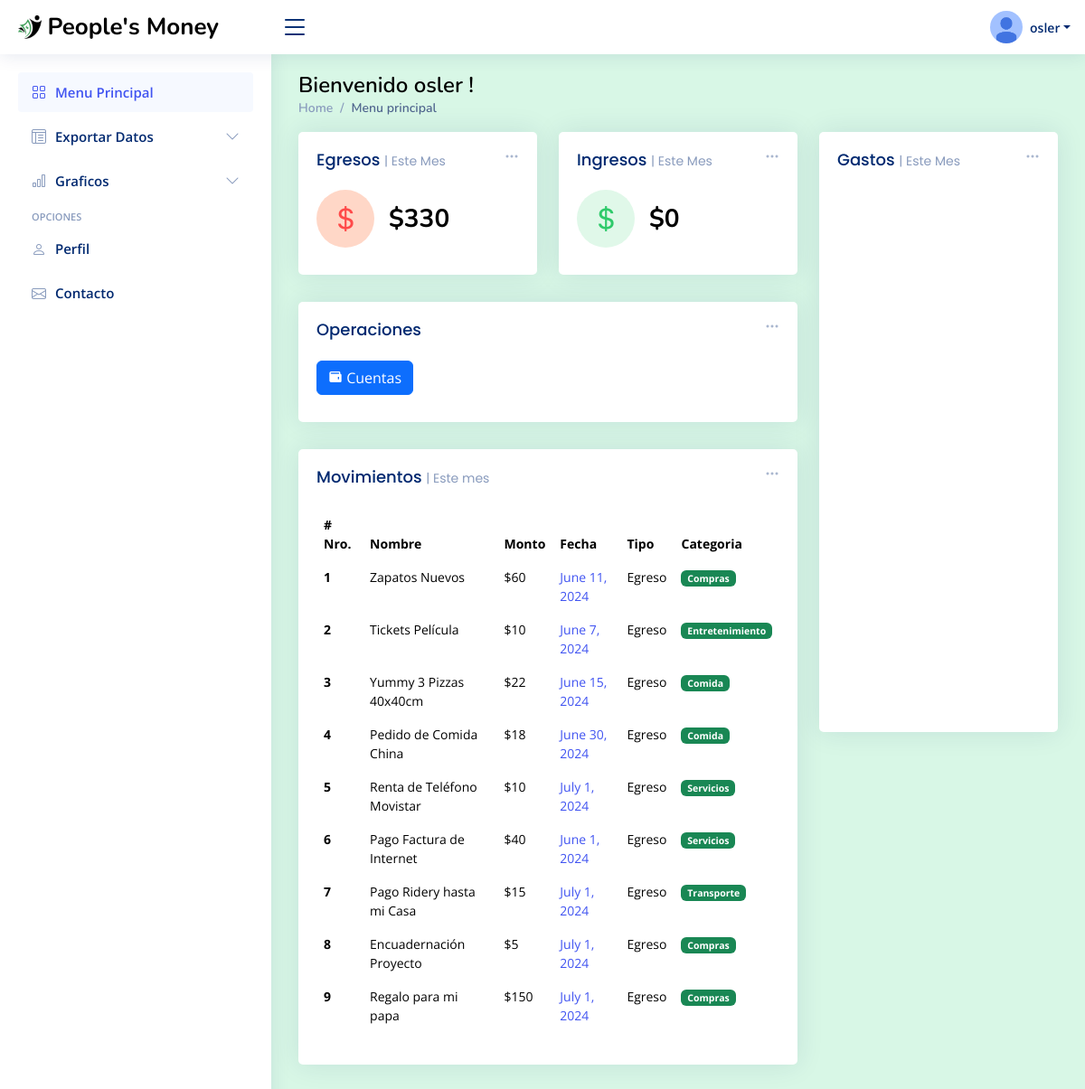
The app's page / (signed in) with its own data.
### home/models.py (models this page shows)
class Expense(models.Model):
    user = models.ForeignKey(User, default=1, on_delete=models.CASCADE)
    name = models.CharField(max_length=100, default='something')
    type = models.CharField(max_length=10, choices=ADD_OP_CHOICES, default='Egreso')
    qty = models.IntegerField(default=0)
    date = models.DateField(default=now)
    category = models.CharField(max_length=20, choices=SELECT_CATEGORY_CHOICES, default='Comida')

### home/views.py (the view, shortened to what this page needs)
# urls.py: 2. Add a URL to urlpatterns:  path('', views.home, name='home')
@login_required(login_url='/login/')
def home(request):
	EXPENSE_TYPES = [type[0] for type in ADD_OP_CHOICES]  # Extract type values
	queryset = Expense.objects.all()
	if request.GET.get('search'):
		queryset = queryset.filter(
			name__icontains=request.GET.get('search'))
	type_totals = {
		type: sum(expense.qty for expense in queryset if expense.type == type)
		 for type in EXPENSE_TYPES
	}
	total_sum = sum(type_totals.values())
	context = {'expenses': queryset, 'type_totals': type_totals, 'total_sum': total_sum,}  # Include Category model
	return render(request, 'base.html', context)

### home/templates/base.html (shortened to what this page needs)
{% load static %}
<!DOCTYPE html>
<html lang="es">
<head>
  <link href="/static/vendor/bootstrap/css/bootstrap.min.css" rel="stylesheet">
  <link href="/static/vendor/bootstrap-icons/bootstrap-icons.css" rel="stylesheet">
  <link href="/static/vendor/boxicons/css/boxicons.min.css" rel="stylesheet">
  <link href="/static/vendor/quill/quill.snow.css" rel="stylesheet">
  <link href="/static/vendor/quill/quill.bubble.css" rel="stylesheet">
  <link href="/static/vendor/remixicon/remixicon.css" rel="stylesheet">
  <link href="/static/vendor/simple-datatables/style.css" rel="stylesheet">
  <link href="/static/css/style.css" rel="stylesheet">
</head>
<body>
  <header id="header" class="header fixed-top d-flex align-items-center">
    <div class="d-flex align-items-center justify-content-between">
      <a href="" class="logo d-flex align-items-center">
        <img src="/static/img/logo.png" alt="">
        <span class="d-none d-lg-block">People's Money</span>
      </a>
      <i class="bi bi-list toggle-sidebar-btn"></i>
    </div>
    <nav class="header-nav ms-auto">
      <ul class="d-flex align-items-center">
        <li class="nav-item dropdown pe-3">
          <a class="nav-link nav-profile d-flex align-items-center pe-0" href="#" data-bs-toggle="dropdown">
            <img src="/static/img/profile-img.jpg" alt="Profile" class="rounded-circle">
            <span class="d-none d-md-block dropdown-toggle ps-2">{{request.user.username}}</span>
          </a>
            </li>
          </ul>
    </nav>
  </header>
  <aside id="sidebar" class="sidebar">
    <ul class="sidebar-nav" id="sidebar-nav">
      <li class="nav-item">
        <a class="nav-link " href="{% url 'home'%}">
          <i class="bi bi-grid"></i>
          <span>Menu Principal</span>
        </a>
      </li>
      <li class="nav-item">
        <a class="nav-link collapsed" data-bs-target="#tables-nav" data-bs-toggle="collapse" href="#">
          <i class="bi bi-layout-text-window-reverse"></i><span>Exportar Datos</span><i class="bi bi-chevron-down ms-auto"></i>
        </a>
      </li>
      <li class="nav-item">
        <a class="nav-link collapsed" data-bs-target="#charts-nav" data-bs-toggle="collapse" href="#">
          <i class="bi bi-bar-chart"></i><span>Graficos</span><i class="bi bi-chevron-down ms-auto"></i>
        </a>
      </li>
      <li class="nav-heading">Opciones</li>
      <li class="nav-item">
        <a class="nav-link collapsed" href="{% url 'profile'%}">
          <i class="bi bi-person"></i>
          <span>Perfil</span>
        </a>
      </li>
      <li class="nav-item">
        <a class="nav-link collapsed" href="">
          <i class="bi bi-envelope"></i>
          <span>Contacto</span>
        </a>
      </li>
  </aside>
  <main id="main" class="main">
    <div class="pagetitle">
      <h1>Bienvenido {{request.user.username}} !</h1>
      <nav>
        <ol class="breadcrumb">
          <li class="breadcrumb-item"><a href="{% url 'home'%}">Home</a></li>
          <li class="breadcrumb-item active">Menu principal</li>
        </ol>
      </nav>
    </div>
    <section class="section dashboard">
      <div class="row">
        <div class="col-lg-8">
          <div class="row">
            <div class="col-xxl-4 col-md-6">
              <div class="card info-card sales-card">
                <div class="filter">
                  <a class="icon" href="#" data-bs-toggle="dropdown"><i class="bi bi-three-dots"></i></a>
                </div>
                <div class="card-body">
                  <h5 class="card-title">Egresos <span>| Este Mes</span></h5>
                  <div class="d-flex align-items-center">
                    <div class="card-icon rounded-circle d-flex align-items-center justify-content-center">
                      <i class="bi bi-currency-dollar"></i>
                    </div>
                    <div class="ps-3">
                      {% for type, total in type_totals.items %}
                      {% if type == 'Egreso' %}  <h6>${{ total }}</h6>  {% endif %}
                      {% endfor %}
                    </div>
                  </div>
                </div>
              </div>
            </div>
            <div class="col-xxl-4 col-md-6">
              <div class="card info-card revenue-card">
                <div class="filter">
                  <a class="icon" href="#" data-bs-toggle="dropdown"><i class="bi bi-three-dots"></i></a>
                </div>
                <div class="card-body">
                  <h5 class="card-title">Ingresos <span>| Este Mes</span></h5>
                  <div class="d-flex align-items-center">
                    <div class="card-icon rounded-circle d-flex align-items-center justify-content-center">
                      <i class="bi bi-currency-dollar"></i>
                    </div>
                    <div class="ps-3">
                      {% for type, total in type_totals.items %}
                      {% if type == 'Ingreso' %}  <h6>${{ total }}</h6>  {% endif %}
                      {% endfor %}
                    </div>
                  </div>
                </div>
              </div>
            </div>
            <div class="col-xxl-4 col-xl-12">
              <div class="card info-card customers-card">
                <div class="filter">
                  <a class="icon" href="#" data-bs-toggle="dropdown"><i class="bi bi-three-dots"></i></a>
                </div>
                <div class="card-body">
                  <h5 class="card-title">Operaciones</h5>
                  <form action="{% url 'expenses' %}">
                    <button type="submit" class="btn btn-primary" ><i class="bx bxs-wallet"></i>  Cuentas </button>
                  </form>
                </div>
              </div>
            </div>
            <div class="col-12">
              <div class="card recent-sales overflow-auto">
                <div class="filter">
                  <a class="icon" href="#" data-bs-toggle="dropdown"><i class="bi bi-three-dots"></i></a>
                </div>
                <div class="card-body">
                  <h5 class="card-title">Movimientos <span>| Este mes</span></h5>
                  <table class="table table-borderless datatable">
                    <thead>
                      <tr>
                        <th scope="col"># Nro.</th>
                        <th scope="col">Nombre</th>
                        <th scope="col">Monto</th>
                        <th scope="col">Fecha</th>
                        <th scope="col">Tipo</th>
                        <th scope="col">Categoria</th>
                      </tr>
                    </thead>
                    <tbody>
                      {% for expense in expenses %}
                      <tr>
                        <th scope="row">{{forloop.counter}}</th>
					              <td>{{expense.name}}</td>
					              <td>${{expense.qty}}</td>
					              <td><a class="text-primar">{{expense.date}}</a></td>
					              <td>{{expense.type}}</td>
					              <td><span class="badge bg-success">{{expense.category}}</span></td>
                      <tr>
                      {% endfor %}
                    </tbody>
                  </table>
                </div>
              </div>
            </div>
          </div>
        </div>
        <div class="col-lg-4">
          <div class="card">
            <div class="filter">
              <a class="icon" href="#" data-bs-toggle="dropdown"><i class="bi bi-three-dots"></i></a>
            </div>
            <div class="card-body pb-0">
              <h5 class="card-title">Gastos <span>| Este Mes</span></h5>
              <div id="pieChart" style="min-height: 600px;" class="echart"></div>
          </div>
        </div>
      </div>
    </section>
  </main>
</body>
</html>

### home/static/css/style.css (style rules this page uses)
:root { scroll-behavior: smooth; }
body { font-family: "Open Sans", sans-serif; background: #d8f7e6; color: #444444; }
a { color: #4154f1; text-decoration: none; }
h1, h2, h3, h4, h5, h6 { font-family: "Nunito", sans-serif; }
#main { margin-top: 60px; padding: 20px 30px; transition: all 0.3s; }
.pagetitle { margin-bottom: 10px; }
.pagetitle h1 { font-size: 24px; margin-bottom: 0; font-weight: 600; color: #000; }
.card { margin-bottom: 30px; border: none; border-radius: 5px; box-shadow: 0px 0 30px rgba(1, 41, 112, 0.1); }
.card-title { padding: 20px 0 15px 0; font-size: 18px; font-weight: 500; color: #012970; font-family: "Poppins", sans-serif; }
.card-title span { color: #899bbd; font-size: 14px; font-weight: 400; }
.card-body { padding: 0 20px 20px 20px; }
.breadcrumb { font-size: 14px; font-family: "Nunito", sans-serif; color: #899bbd; font-weight: 600; }
.breadcrumb a { color: #899bbd; transition: 0.3s; }
.breadcrumb .breadcrumb-item::before { color: #899bbd; }
.breadcrumb .active { color: #51678f; font-weight: 600; }
.logo { line-height: 1; }
@media (min-width: 1200px) { .logo { width: 280px; } }
.logo img { max-height: 26px; margin-right: 6px; }
.logo span { font-size: 26px; font-weight: 700; color: #000000; font-family: "Nunito", sans-serif; }
.header { transition: all 0.5s; z-index: 997; height: 60px; box-shadow: 0px 2px 20px rgba(1, 41, 112, 0.1); background-color: #fff; padding-left: 20px; }
.header .toggle-sidebar-btn { font-size: 32px; padding-left: 10px; cursor: pointer; color: #012970; }
.header-nav ul { list-style: none; }
.header-nav>ul { margin: 0; padding: 0; }
.header-nav .nav-profile { color: #012970; }
.header-nav .nav-profile img { max-height: 36px; }
.header-nav .nav-profile span { font-size: 14px; font-weight: 600; }
.sidebar { position: fixed; top: 60px; left: 0; bottom: 0; width: 300px; z-index: 996; transition: all 0.3s; padding: 20px; overflow-y: auto; scrollbar-width: thin; scrollbar-color: #aab7cf transparent; box-shadow: 0px 0px 20px rgba(1, 41, 112, 0.1); background-color: #fff; }
@media (min-width: 1200px) { #main, #footer { margin-left: 300px; } }
.sidebar-nav { padding: 0; margin: 0; list-style: none; }
.sidebar-nav li { padding: 0; margin: 0; list-style: none; }
.sidebar-nav .nav-item { margin-bottom: 5px; }
.sidebar-nav .nav-heading { font-size: 11px; text-transform: uppercase; color: #899bbd; font-weight: 600; margin: 10px 0 5px 15px; }
.sidebar-nav .nav-link { display: flex; align-items: center; font-size: 15px; font-weight: 600; color: #4154f1; transition: 0.3; background: #f6f9ff; padding: 10px 15px; border-radius: 4px; }
.sidebar-nav .nav-link i { font-size: 16px; margin-right: 10px; color: #4154f1; }
.sidebar-nav .nav-link.collapsed { color: #012970; background: #fff; }
.sidebar-nav .nav-link.collapsed i { color: #899bbd; }
.sidebar-nav .nav-link .bi-chevron-down { margin-right: 0; transition: transform 0.2s ease-in-out; }
.dashboard .filter { position: absolute; right: 0px; top: 15px; }
.dashboard .filter .icon { color: #aab7cf; padding-right: 20px; padding-bottom: 5px; transition: 0.3s; font-size: 16px; }
.dashboard .info-card { padding-bottom: 10px; }
.dashboard .info-card h6 { font-size: 28px; color: #000000; font-weight: 700; margin: 0; padding: 0; }
.dashboard .card-icon { font-size: 32px; line-height: 0; width: 64px; height: 64px; flex-shrink: 0; flex-grow: 0; }
.dashboard .sales-card .card-icon { color: #ff4a4a; background: #ffd7c7; }
.dashboard .revenue-card .card-icon { color: #2eca6a; background: #e0f8e9; }
.dashboard .recent-sales { font-size: 14px; }
.dashboard .recent-sales .table thead { background: #f6f6fe; }
.dashboard .recent-sales .table thead th { border: 0; }

### records on screen
Expense: name "Zapatos Nuevos", qty "60", date "June 11, 2024", type "Egreso", category "Compras"
Expense: name "Tickets Película", qty "10", date "June 7, 2024", type "Egreso", category "Entretenimiento"
Expense: name "Yummy 3 Pizzas 40x40cm", qty "22", date "June 15, 2024", type "Egreso", category "Comida"
Expense: name "Pedido de Comida China", qty "18", date "June 30, 2024", type "Egreso", category "Comida"
Expense: name "Renta de Teléfono Movistar", qty "10", date "July 1, 2024", type "Egreso", category "Servicios"
Expense: name "Pago Factura de Internet", qty "40", date "June 1, 2024", type "Egreso", category "Servicios"
Expense: name "Pago Ridery hasta mi Casa", qty "15", date "July 1, 2024", type "Egreso", category "Transporte"
Expense: name "Encuadernación Proyecto", qty "5", date "July 1, 2024", type "Egreso", category "Compras"
Expense: name "Regalo para mi papa", qty "150", date "July 1, 2024", type "Egreso", category "Compras"

### other values on screen
{{ request.user.username }} "osler"
{{ total }} "330"
{{ total }} "0"
